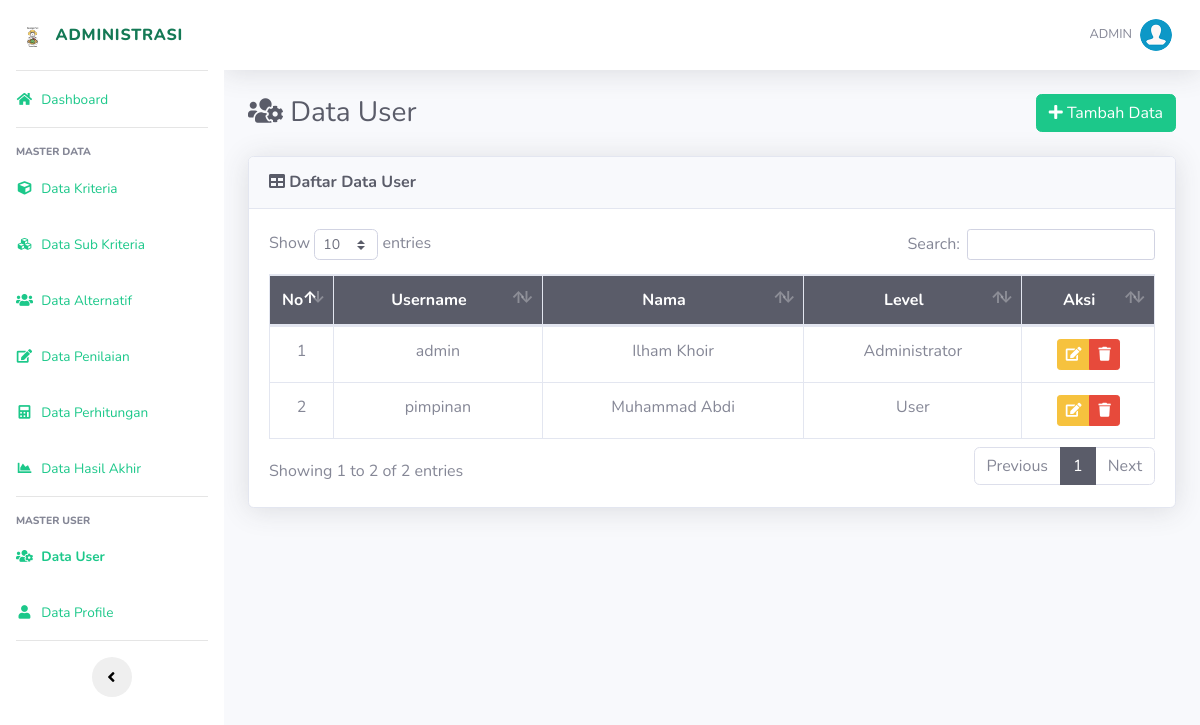
The app's page /list-user.php (signed in) with its own data.
### tables this page shows
CREATE TABLE `user` (
  `id_user` int(5) NOT NULL,
  `username` varchar(16) NOT NULL,
  `password` varchar(50) NOT NULL,
  `nama` varchar(70) NOT NULL,
  `email` varchar(50) DEFAULT NULL,
  `role` char(1) NOT NULL
);

### list-user.php (the view, shortened to what this page needs)
<?php require_once('includes/init.php'); ?>
<?php
require_once('template/header.php');
?>
<div class="d-sm-flex align-items-center justify-content-between mb-4">
    <h1 class="h3 mb-0 text-gray-800"><i class="fas fa-fw fa-users-cog"></i> Data User</h1>
    <a href="tambah-user.php" class="btn btn-success"> <i class="fa fa-plus"></i> Tambah Data </a>
</div>
<div class="card shadow mb-4">
    <div class="card-header py-3">
        <h6 class="m-0 font-weight-bold text-dark"><i class="fa fa-table"></i> Daftar Data User</h6>
    </div>
    <div class="card-body">
		<div class="table-responsive">
			<table class="table table-bordered" id="dataTable" width="100%" cellspacing="0">
				<thead class="bg-dark text-white">
					<tr align="center">
						<th width="5%">No</th>
						<th>Username</th>
						<th>Nama</th>
						<th>Level</th>
						<th width="15%">Aksi</th>
					</tr>
				</thead>
				<tbody>
				<?php
				$no=0;
				$query = mysqli_query($koneksi,"SELECT * FROM user");
				while($data = mysqli_fetch_array($query)):
				$no++;
				?>
					<tr align="center">
						<td><?php echo $no; ?></td>
						<td><?php echo $data['username']; ?></td>
						<td><?php echo $data['nama']; ?></td>
						<td>
						<?php
						if($data['role'] == 1) {
							echo 'Administrator';
						} elseif($data['role'] == 2) {
							echo 'User';
						}
						?>
						</td>
						<td>
							<div class="btn-group" role="group">
								<a data-toggle="tooltip" data-placement="bottom" title="Edit Data" href="edit-user.php?id=<?php echo $data['id_user']; ?>" class="btn btn-warning btn-sm"><i class="fa fa-edit"></i></a>
								<a  data-toggle="tooltip" data-placement="bottom" title="Hapus Data" href="hapus-user.php?id=<?php echo $data['id_user']; ?>" onclick="return confirm ('Apakah anda yakin untuk meghapus data ini')" class="btn btn-danger btn-sm"><i class="fa fa-trash"></i></a>
							</div>
						</td>
					</tr>
				<?php endwhile; ?>
				</tbody>
			</table>
		</div>
	</div>
</div>
<?php
require_once('template/footer.php');
?>

### records on screen
user: username "admin", nama "Ilham Khoir", role "Administrator"
user: username "pimpinan", nama "Muhammad Abdi", role "User"

### other values on screen
$_SESSION['username'] "ADMIN"
